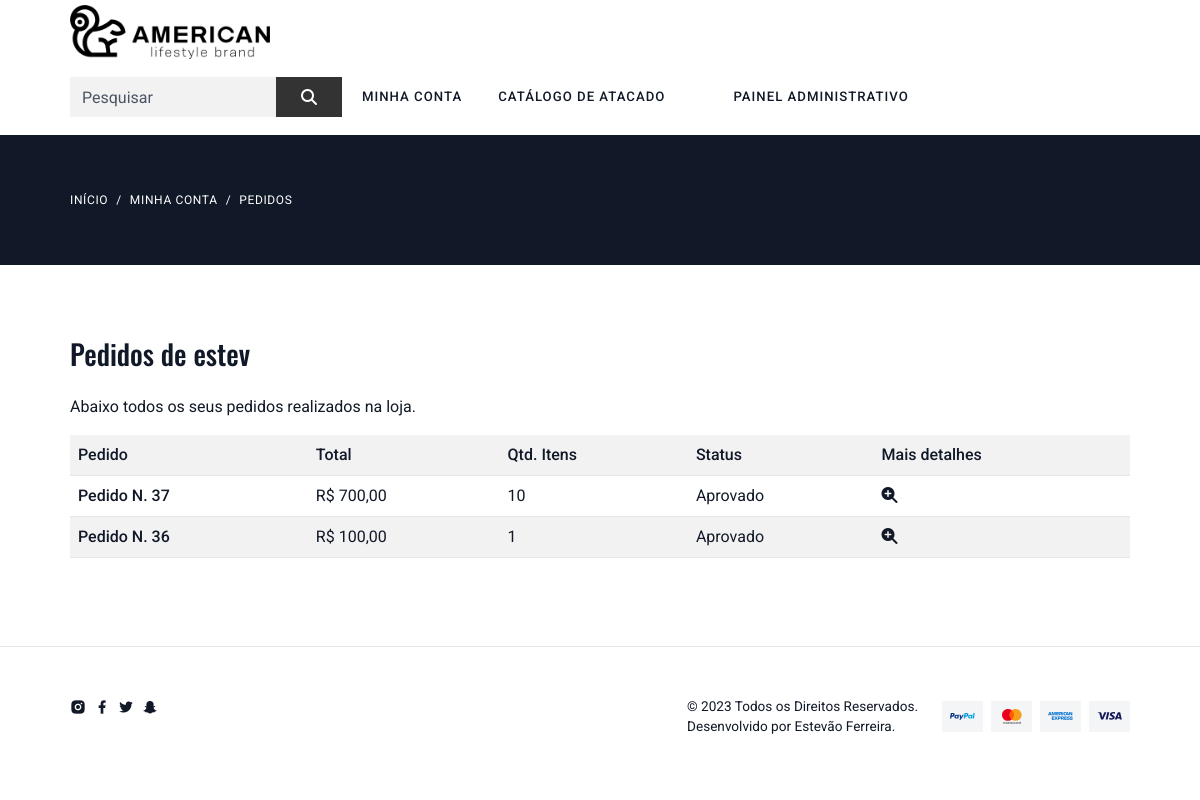
The app's page /pedido/lista/ (signed in), older data.
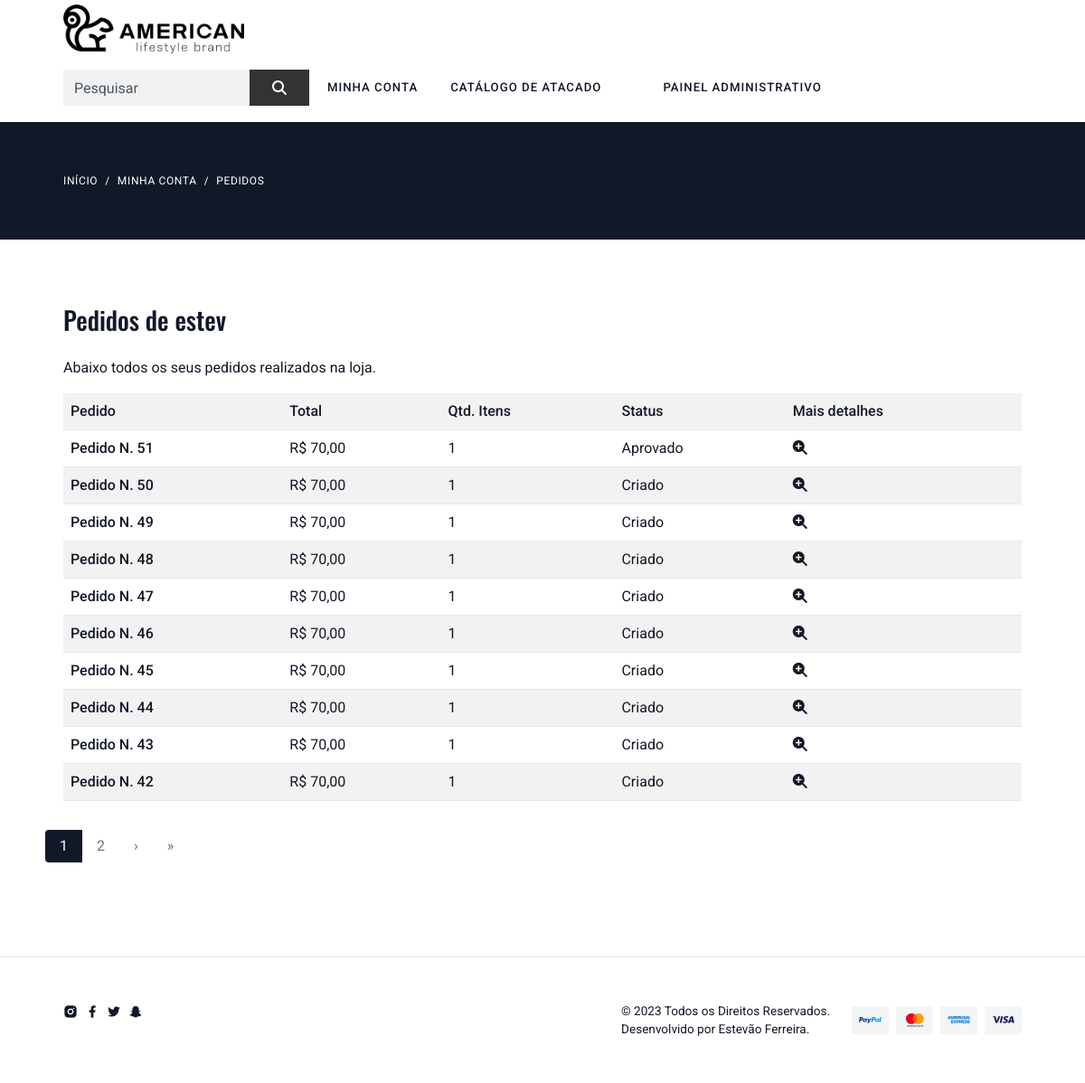
The same page, newer data.
### pedido/models.py (models this page shows, shortened)
class Pedido(models.Model):
    usuario = models.ForeignKey(User, on_delete=models.CASCADE)
    total = models.FloatField()
    qtd_total = models.PositiveIntegerField()
    status = models.CharField(
        default="C",
        max_length=1,
        choices=(
            ('C', 'Criado'),
            ('A', 'Aprovado'),
        )
    )
    data = models.DateField(default=timezone.now,
                            verbose_name='Data do pedido')
    pagamento = models.CharField(
        default="C",
        max_length=1,
        choices=(
            ('C', 'Cartão'),
            ('D', 'Dinheiro'),
        )
    )
    vendedor = models.ForeignKey(
        Vendedor, on_delete=models.CASCADE, blank=True, null=True)
    def __str__(self):
        return f'Pedido N. {self.pk}'

### pedido/views.py (the view)
# urls.py: path('lista/', views.Lista.as_view(), name='lista'),
class Lista(DispatchLoginRequiredMixin, ListView):
    model = Pedido
    context_object_name = 'pedidos'
    template_name = 'pedido/lista.html'
    paginate_by = 10
    ordering = ['-id']
    def get_context_data(self, **kwargs):
        context = super().get_context_data(**kwargs)
        context['categorias'] = models.Categoria.objects.all()
        return context

### pedido/views.py (called while the page is built)
    def dispatch(self, *args, **kwargs):
        if not self.request.user.is_authenticated:
            return redirect('perfil:criar')
        return super().dispatch(*args, **kwargs)

    def get_queryset(self, *args, **kwargs):
        qs = super().get_queryset(*args, **kwargs)
        qs = qs.filter(usuario=self.request.user)
        return qs

### produto/templatetags/omfilters.py (called while the page is built)
@register.filter
def formata_preco(val):
    return utils.formata_preco(val)

### utils/utils.py (called while the page is built)
def formata_preco(val):
    return f'R$ {val:.2f}'.replace('.', ',')

### pedido/templates/pedido/lista.html (shortened to what this page needs)
{% extends 'base.html' %}
{% load omfilters %}
{% block conteudo %}
<section class="mt-0 ">
    <div class="bg-dark py-6">
        <div class="container-fluid">
            <nav class="m-0" aria-label="breadcrumb">
                <ol class="breadcrumb m-0">
                    <li class="breadcrumb-item breadcrumb-light"><a>Início</a></li>
                    <li class="breadcrumb-item breadcrumb-light"><a>Minha conta</a></li>
                    <li class="breadcrumb-item  breadcrumb-light active" aria-current="page">Pedidos</li>
                </ol>
            </nav>
        </div>
    </div>
    <div class="container-fluid mt-5">
        <div class="row">
            <div class="col">
                <br>
                <h3 class="mb-4">Pedidos de {{ user }}</h3>
                <p>Abaixo todos os seus pedidos realizados na loja.</p>
                <div class="table-responsive">
                    <table class="table table-striped">
                        <tr>
                            <th scope="col">Pedido</th>
                            <th scope="col">Total</th>
                            <th scope="col">Qtd. Itens</th>
                            <th scope="col">Status</th>
                            <th scope="col">Mais detalhes</th>
                        </tr>
                        {% for pedido in pedidos %}
                        <tr>
                            <th scope="row">{{ pedido }}</td>
                            <td>{{ pedido.total|formata_preco }}</td>
                            <td>{{ pedido.qtd_total }}</td>
                            <td>{{ pedido.get_status_display }}</td>
                            <td>
                                <a href="{% url 'pedido:detalhe' pedido.id %}">
                                    <i class="fa fa-search-plus ml-2"></i>
                                </a>
                            </td>
                        </tr>
                        {% endfor %}
                    </table>
                </div>
            </div>
        </div>
        {% include 'parciais/_pagination.html' %}
    </div>
</section>
{% endblock %}

Row changes from the older to the newer data that the page shows:
no longer on this page (row edited): Pedido: id "Pedido N. 37", total "R$ 700,00", qtd_total "10", status "Aprovado"
no longer on this page (row edited): Pedido: id "Pedido N. 36", total "R$ 100,00", qtd_total "1", status "Aprovado"
added Pedido: id "Pedido N. 51", total "R$ 70,00", qtd_total "1", status "Aprovado"
added Pedido: id "Pedido N. 50", total "R$ 70,00", qtd_total "1", status "Criado"
added Pedido: id "Pedido N. 49", total "R$ 70,00", qtd_total "1", status "Criado"
added Pedido: id "Pedido N. 48", total "R$ 70,00", qtd_total "1", status "Criado"
added Pedido: id "Pedido N. 47", total "R$ 70,00", qtd_total "1", status "Criado"
added Pedido: id "Pedido N. 46", total "R$ 70,00", qtd_total "1", status "Criado"
added Pedido: id "Pedido N. 45", total "R$ 70,00", qtd_total "1", status "Criado"
added Pedido: id "Pedido N. 44", total "R$ 70,00", qtd_total "1", status "Criado"
added Pedido: id "Pedido N. 43", total "R$ 70,00", qtd_total "1", status "Criado"
added Pedido: id "Pedido N. 42", total "R$ 70,00", qtd_total "1", status "Criado"
Text that changed along with them:
new list line: "1"
new list line: "2"
